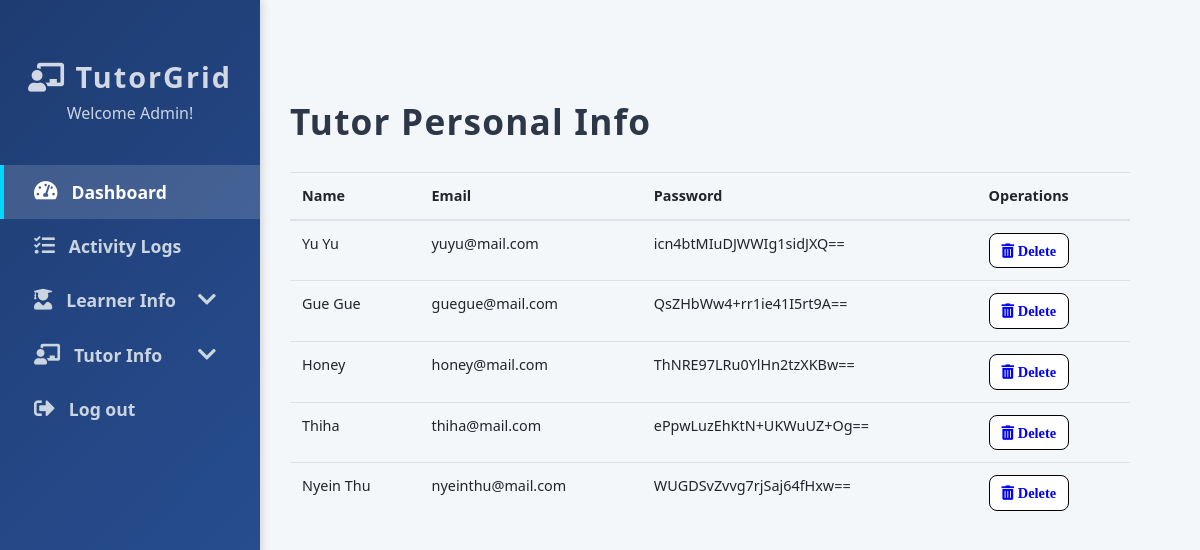
The page /Php_Code/TutorInfo.php on the database its author committed.
### tables this page shows
CREATE TABLE `tutor` (
  `TID` int(11) NOT NULL,
  `name` varchar(100) NOT NULL,
  `password` varchar(255) NOT NULL,
  `email` varchar(150) NOT NULL
);

### Php_Code/TutorInfo.php (the view, shortened to what this page needs)
<?php
include 'connection.php';
?>
<!DOCTYPE html>
<html lang="en">
<head>
  <link rel="stylesheet" href="https://stackpath.bootstrapcdn.com/bootstrap/4.5.2/css/bootstrap.min.css" />
  <link rel="stylesheet" href="https://cdnjs.cloudflare.com/ajax/libs/font-awesome/5.15.4/css/all.min.css" />
</head>
<body>
 <nav class="sidebar">
    <div class="profile">
      <h3><i class="fas fa-chalkboard-teacher"></i> TutorGrid</h3>
      <p>Welcome Admin!</p>
    </div>
    <ul class="nav flex-column">
      <li class="nav-item">
        <a class="nav-link active" href="admin_dashboard.php">
          <i class="fas fa-tachometer-alt"></i> Dashboard
        </a>
      </li>
        <li class="nav-item">
        <a class="nav-link" href="activity_logs.php">
          <i class="fas fa-tasks"></i>Activity Logs
        </a>
      </li>
      <li class="nav-item">
        <a class="nav-link submenu-toggle" href="#">
          <i class="fas fa-user-graduate"></i> Learner Info
          <i class="fas fa-chevron-down ml-auto"></i>
        </a>
      </li>
      <li class="nav-item">
        <a class="nav-link submenu-toggle" href="#">
          <i class="fas fa-chalkboard-teacher"></i> Tutor Info
          <i class="fas fa-chevron-down ml-auto"></i>
        </a>
      </li>
      <li class="nav-item">
        <a class="nav-link" href="logout.php">
          <i class="fas fa-sign-out-alt"></i> Log out
        </a>
      </li>
    </ul>
  </nav>
  <main role="main">
    <div class="table-container">
      <h2>Tutor Personal Info</h2>
      <div class="table-responsive">
        <table class="table">
          <thead>
            <tr>
              <th>Name</th>
              <th>Email</th>
              <th>Password</th>
              <th>Operations</th>
            </tr>
          </thead>
          <tbody>
          <?php
            $result=mysqli_query($con,"SELECT * FROM tutor");
            while($user = mysqli_fetch_assoc($result)){
              $id = $user["TID"];
              echo "<tr>";
              echo "<td>" . htmlspecialchars($user["name"]) . "</td>";
              echo "<td>" . htmlspecialchars($user["email"]) . "</td>";
              echo "<td>" . htmlspecialchars($user["password"]) . "</td>";
              echo "<td>
              <button class='btn btn-danger'><a href='deleteTutors.php?deTId=$id' onclick=\"return confirm('Are you sure you want to delete this tutor?')\"><i class='fas fa-trash-alt'> Delete</i></a></button>
              </td>";
              echo "</tr>";
            }
          ?>
          </tbody>
        </table>
      </div>
    </div>
  </main>
</body>
</html>

### Php_Code/TutorInfo.php (style rules this page uses)
body { font-family: 'Segoe UI', Tahoma, Geneva, Verdana, sans-serif; background: #f4f7fa; margin: 0; display: flex; min-height: 100vh; font-size:0.9rem; }
.sidebar { position: fixed; top: 0; bottom: 0; left: 0; width: 260px; background: linear-gradient(135deg, #1e3c72 0%, #2a5298 100%); color: white; box-shadow: 2px 0 8px rgba(0,0,0,0.15); padding-top: 60px; z-index: 100; display: flex; flex-direction: column; }
.sidebar .profile { text-align: center; margin-bottom: 40px; }
.sidebar .profile h3 { font-weight: 700; letter-spacing: 2px; font-size: 1.8rem; margin-bottom: 6px; color: #ffffffcc; }
.sidebar .profile p { font-size: 1rem; color: #cbd5e0; margin: 0; }
.sidebar ul.nav { list-style: none; padding-left: 0; margin: 0; }
.sidebar .nav-item { margin-bottom: 0; }
.sidebar .nav-link { display: flex; align-items: center; color: #cbd5e0; font-weight: 600; font-size: 1.1rem; padding: 14px 30px; border-left: 4px solid transparent; transition: all 0.3s ease; cursor: pointer; user-select: none; text-decoration: none; }
.sidebar .nav-link:hover, .sidebar .nav-link.active { background: rgba(255,255,255,0.15); color: #fff; border-left: 4px solid #00d8ff; text-decoration: none; }
.sidebar .nav-link i { margin-right: 14px; font-size: 1.3rem; }
main { margin-left: 240px; padding: 40px 50px; width: calc(100% - 260px); background: #f4f7fa; min-height: 100vh; }
main h2 { font-weight: 700; color: #2d3748; margin-bottom: 30px; letter-spacing: 1.2px; font-size: 2.2rem; }
.table-container { margin-top: 60px; }
.table-container .btn { margin-right: 5px; background-color: white; color: black; border: 1px solid black; }
.table-container .btn .fas { color: blue; }
.btn { margin-right: 8px; font-size: 0.9rem; border-radius: 8px; padding: 6px 12px; transition: background-color 0.3s ease, color 0.3s ease; }
.btn-danger { background-color: #d90429; border-color: #d90429; color: white; }
.btn a { color: inherit; text-decoration: none; display: inline-flex; align-items: center; gap: 6px; }

### rows shown on the page
tutor: name "Yu Yu", email "yuyu@mail.com", password "icn4btMIuDJWWIg1sidJXQ=="
tutor: name "Gue Gue", email "guegue@mail.com", password "QsZHbWw4+rr1ie41I5rt9A=="
tutor: name "Honey", email "honey@mail.com", password "ThNRE97LRu0YlHn2tzXKBw=="
tutor: name "Thiha", email "thiha@mail.com", password "ePpwLuzEhKtN+UKWuUZ+Og=="
tutor: name "Nyein Thu", email "nyeinthu@mail.com", password "WUGDSvZvvg7rjSaj64fHxw=="
